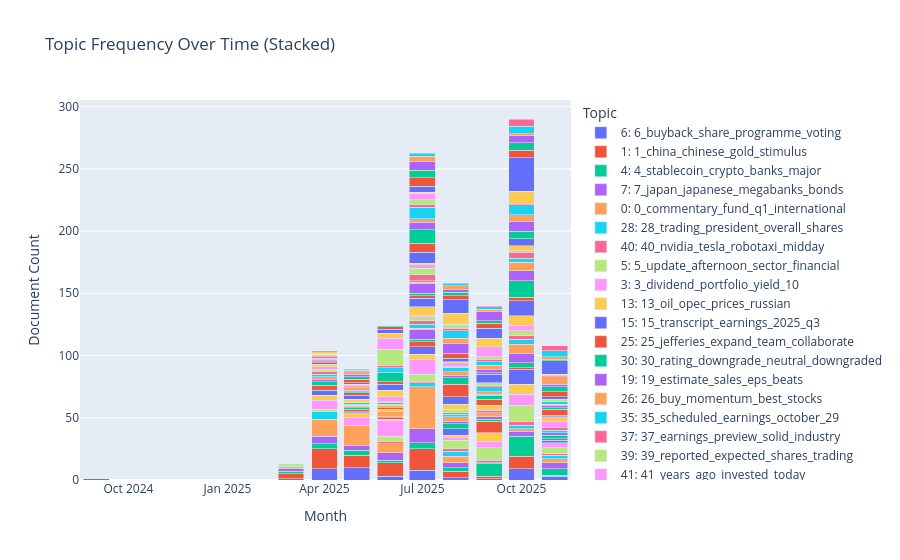

The notebook cell this image was saved under:
### Code cell
import plotly.express as px

topics_over_time = topic_model.topics_over_time(
    train_docs,
    train_timestamps,
    nr_bins=20
 )

tot = topics_over_time.copy()
tot = tot[tot['Topic'] != -1].copy()
tot['Timestamp'] = pd.to_datetime(tot['Timestamp']).dt.to_period('M').dt.to_timestamp()

topic_labels = topic_model.get_topic_info()[['Topic', 'Name']].copy()
topic_labels = topic_labels[topic_labels['Topic'] != -1]
tot = tot.merge(topic_labels, on='Topic', how='left')
tot['TopicLabel'] = tot['Topic'].astype(str) + ': ' + tot['Name'].fillna('')

stacked = (
    tot.groupby(['Timestamp', 'TopicLabel'], as_index=False)['Frequency']
       .sum()
       .sort_values(['Timestamp', 'Frequency'], ascending=[True, False])
)

fig = px.bar(
    stacked,
    x='Timestamp',
    y='Frequency',
    color='TopicLabel',
    title='Topic Frequency Over Time (Stacked)',
    labels={'Timestamp': 'Month', 'Frequency': 'Document Count', 'TopicLabel': 'Topic'}
)
fig.update_layout(
    barmode='stack',
    xaxis_title='Month',
    yaxis_title='Document Count',
    legend_title='Topic',
    hovermode='x unified'
 )
fig.show()

### Figure 1 — Plotly figure (JSON) as saved in the notebook; plotly's stock layout.template omitted (floating-point values rounded to 4 significant figures)
{"data": [{"hovertemplate": "Topic=6: 6_buyback_share_programme_voting<br>Month=%{x}<br>Document Count=%{y}<extra></extra>", "legendgroup": "6: 6_buyback_share_programme_voting", "marker": {"color": "#636efa", "pattern": {"shape": ""}}, "name": "6: 6_buyback_share_programme_voting", "orientation": "v", "showlegend": true, "textposition": "auto", "type": "bar", "x": ["2024-09-01T00:00:00", "2025-03-01T00:00:00", "2025-04-01T00:00:00", "2025-05-01T00:00:00", "2025-06-01T00:00:00", "2025-07-01T00:00:00", "2025-08-01T00:00:00", "2025-09-01T00:00:00", "2025-10-01T00:00:00", "2025-11-01T00:00:00"], "xaxis": "x", "y": [1, 1, 9, 10, 3, 8, 2, 1, 9, 3], "yaxis": "y"}, {"hovertemplate": "Topic=1: 1_china_chinese_gold_stimulus<br>Month=%{x}<br>Document Count=%{y}<extra></extra>", "legendgroup": "1: 1_china_chinese_gold_stimulus", "marker": {"color": "#EF553B", "pattern": {"shape": ""}}, "name": "1: 1_china_chinese_gold_stimulus", "orientation": "v", "showlegend": true, "textposition": "auto", "type": "bar", "x": ["2025-03-01T00:00:00", "2025-04-01T00:00:00", "2025-05-01T00:00:00", "2025-06-01T00:00:00", "2025-07-01T00:00:00", "2025-08-01T00:00:00", "2025-09-01T00:00:00", "2025-10-01T00:00:00", "2025-11-01T00:00:00"], "xaxis": "x", "y": [4, 16, 10, 11, 17, 5, 2, 10, 1], "yaxis": "y"}, {"hovertemplate": "Topic=4: 4_stablecoin_crypto_banks_major<br>Month=%{x}<br>Document Count=%{y}<extra></extra>", "legendgroup": "4: 4_stablecoin_crypto_banks_major", "marker": {"color": "#00cc96", "pattern": {"shape": ""}}, "name": "4: 4_stablecoin_crypto_banks_major", "orientation": "v", "showlegend": true, "textposition": "auto", "type": "bar", "x": ["2025-03-01T00:00:00", "2025-04-01T00:00:00", "2025-05-01T00:00:00", "2025-06-01T00:00:00", "2025-07-01T00:00:00", "2025-08-01T00:00:00", "2025-09-01T00:00:00", "2025-10-01T00:00:00", "2025-11-01T00:00:00"], "xaxis": "x", "y": [2, 4, 4, 2, 5, 3, 10, 16, 5], "yaxis": "y"}, {"hovertemplate": "Topic=7: 7_japan_japanese_megabanks_bonds<br>Month=%{x}<br>Document Count=%{y}<extra></extra>", "legendgroup": "7: 7_japan_japanese_megabanks_bonds", "marker": {"color": "#ab63fa", "pattern": {"shape": ""}}, "name": "7: 7_japan_japanese_megabanks_bonds", "orientation": "v", "showlegend": true, "textposition": "auto", "type": "bar", "x": ["2025-03-01T00:00:00", "2025-04-01T00:00:00", "2025-05-01T00:00:00", "2025-06-01T00:00:00", "2025-07-01T00:00:00", "2025-08-01T00:00:00", "2025-10-01T00:00:00", "2025-11-01T00:00:00"], "xaxis": "x", "y": [2, 6, 4, 6, 11, 4, 4, 5], "yaxis": "y"}, {"hovertemplate": "Topic=0: 0_commentary_fund_q1_international<br>Month=%{x}<br>Document Count=%{y}<extra></extra>", "legendgroup": "0: 0_commentary_fund_q1_international", "marker": {"color": "#FFA15A", "pattern": {"shape": ""}}, "name": "0: 0_commentary_fund_q1_international", "orientation": "v", "showlegend": true, "textposition": "auto", "type": "bar", "x": ["2025-03-01T00:00:00", "2025-04-01T00:00:00", "2025-05-01T00:00:00", "2025-06-01T00:00:00", "2025-07-01T00:00:00", "2025-08-01T00:00:00", "2025-10-01T00:00:00", "2025-11-01T00:00:00"], "xaxis": "x", "y": [1, 14, 16, 7, 34, 5, 2, 3], "yaxis": "y"}, {"hovertemplate": "Topic=28: 28_trading_president_overall_shares<br>Month=%{x}<br>Document Count=%{y}<extra></extra>", "legendgroup": "28: 28_trading_president_overall_shares", "marker": {"color": "#19d3f3", "pattern": {"shape": ""}}, "name": "28: 28_trading_president_overall_shares", "orientation": "v", "showlegend": true, "textposition": "auto", "type": "bar", "x": ["2025-03-01T00:00:00", "2025-04-01T00:00:00", "2025-07-01T00:00:00", "2025-08-01T00:00:00", "2025-09-01T00:00:00", "2025-10-01T00:00:00", "2025-11-01T00:00:00"], "xaxis": "x", "y": [1, 6, 3, 4, 1, 3, 3], "yaxis": "y"}, {"hovertemplate": "Topic=40: 40_nvidia_tesla_robotaxi_midday<br>Month=%{x}<br>Document Count=%{y}<extra></extra>", "legendgroup": "40: 40_nvidia_tesla_robotaxi_midday", "marker": {"color": "#FF6692", "pattern": {"shape": ""}}, "name": "40: 40_nvidia_tesla_robotaxi_midday", "orientation": "v", "showlegend": true, "textposition": "auto", "type": "bar", "x": ["2025-03-01T00:00:00", "2025-06-01T00:00:00", "2025-07-01T00:00:00", "2025-08-01T00:00:00", "2025-09-01T00:00:00", "2025-10-01T00:00:00", "2025-11-01T00:00:00"], "xaxis": "x", "y": [1, 2, 1, 2, 2, 3, 1], "yaxis": "y"}, {"hovertemplate": "Topic=5: 5_update_afternoon_sector_financial<br>Month=%{x}<br>Document Count=%{y}<extra></extra>", "legendgroup": "5: 5_update_afternoon_sector_financial", "marker": {"color": "#B6E880", "pattern": {"shape": ""}}, "name": "5: 5_update_afternoon_sector_financial", "orientation": "v", "showlegend": true, "textposition": "auto", "type": "bar", "x": ["2025-03-01T00:00:00", "2025-04-01T00:00:00", "2025-06-01T00:00:00", "2025-07-01T00:00:00", "2025-08-01T00:00:00", "2025-09-01T00:00:00", "2025-10-01T00:00:00", "2025-11-01T00:00:00"], "xaxis": "x", "y": [1, 2, 4, 6, 7, 10, 13, 5], "yaxis": "y"}, {"hovertemplate": "Topic=3: 3_dividend_portfolio_yield_10<br>Month=%{x}<br>Document Count=%{y}<extra></extra>", "legendgroup": "3: 3_dividend_portfolio_yield_10", "marker": {"color": "#FF97FF", "pattern": {"shape": ""}}, "name": "3: 3_dividend_portfolio_yield_10", "orientation": "v", "showlegend": true, "textposition": "auto", "type": "bar", "x": ["2025-04-01T00:00:00", "2025-05-01T00:00:00", "2025-06-01T00:00:00", "2025-07-01T00:00:00", "2025-08-01T00:00:00", "2025-09-01T00:00:00", "2025-10-01T00:00:00", "2025-11-01T00:00:00"], "xaxis": "x", "y": [7, 6, 13, 12, 2, 5, 9, 4], "yaxis": "y"}, {"hovertemplate": "Topic=13: 13_oil_opec_prices_russian<br>Month=%{x}<br>Document Count=%{y}<extra></extra>", "legendgroup": "13: 13_oil_opec_prices_russian", "marker": {"color": "#FECB52", "pattern": {"shape": ""}}, "name": "13: 13_oil_opec_prices_russian", "orientation": "v", "showlegend": true, "textposition": "auto", "type": "bar", "x": ["2025-04-01T00:00:00", "2025-05-01T00:00:00", "2025-06-01T00:00:00", "2025-07-01T00:00:00", "2025-08-01T00:00:00", "2025-09-01T00:00:00", "2025-10-01T00:00:00"], "xaxis": "x", "y": [4, 4, 1, 4, 2, 7, 8], "yaxis": "y"}, {"hovertemplate": "Topic=15: 15_transcript_earnings_2025_q3<br>Month=%{x}<br>Document Count=%{y}<extra></extra>", "legendgroup": "15: 15_transcript_earnings_2025_q3", "marker": {"color": "#636efa", "pattern": {"shape": ""}}, "name": "15: 15_transcript_earnings_2025_q3", "orientation": "v", "showlegend": true, "textposition": "auto", "type": "bar", "x": ["2025-04-01T00:00:00", "2025-05-01T00:00:00", "2025-07-01T00:00:00", "2025-08-01T00:00:00", "2025-10-01T00:00:00", "2025-11-01T00:00:00"], "xaxis": "x", "y": [4, 1, 6, 5, 12, 2], "yaxis": "y"}, {"hovertemplate": "Topic=25: 25_jefferies_expand_team_collaborate<br>Month=%{x}<br>Document Count=%{y}<extra></extra>", "legendgroup": "25: 25_jefferies_expand_team_collaborate", "marker": {"color": "#EF553B", "pattern": {"shape": ""}}, "name": "25: 25_jefferies_expand_team_collaborate", "orientation": "v", "showlegend": true, "textposition": "auto", "type": "bar", "x": ["2025-04-01T00:00:00", "2025-05-01T00:00:00", "2025-06-01T00:00:00", "2025-07-01T00:00:00", "2025-09-01T00:00:00", "2025-10-01T00:00:00", "2025-11-01T00:00:00"], "xaxis": "x", "y": [4, 2, 1, 4, 9, 1, 1], "yaxis": "y"}, {"hovertemplate": "Topic=30: 30_rating_downgrade_neutral_downgraded<br>Month=%{x}<br>Document Count=%{y}<extra></extra>", "legendgroup": "30: 30_rating_downgrade_neutral_downgraded", "marker": {"color": "#00cc96", "pattern": {"shape": ""}}, "name": "30: 30_rating_downgrade_neutral_downgraded", "orientation": "v", "showlegend": true, "textposition": "auto", "type": "bar", "x": ["2025-04-01T00:00:00", "2025-05-01T00:00:00", "2025-06-01T00:00:00", "2025-07-01T00:00:00", "2025-08-01T00:00:00", "2025-09-01T00:00:00", "2025-10-01T00:00:00", "2025-11-01T00:00:00"], "xaxis": "x", "y": [3, 1, 1, 2, 4, 2, 4, 3], "yaxis": "y"}, {"hovertemplate": "Topic=19: 19_estimate_sales_eps_beats<br>Month=%{x}<br>Document Count=%{y}<extra></extra>", "legendgroup": "19: 19_estimate_sales_eps_beats", "marker": {"color": "#ab63fa", "pattern": {"shape": ""}}, "name": "19: 19_estimate_sales_eps_beats", "orientation": "v", "showlegend": true, "textposition": "auto", "type": "bar", "x": ["2025-04-01T00:00:00", "2025-05-01T00:00:00", "2025-07-01T00:00:00", "2025-08-01T00:00:00", "2025-09-01T00:00:00", "2025-10-01T00:00:00", "2025-11-01T00:00:00"], "xaxis": "x", "y": [2, 1, 8, 2, 2, 8, 2], "yaxis": "y"}, {"hovertemplate": "Topic=26: 26_buy_momentum_best_stocks<br>Month=%{x}<br>Document Count=%{y}<extra></extra>", "legendgroup": "26: 26_buy_momentum_best_stocks", "marker": {"color": "#FFA15A", "pattern": {"shape": ""}}, "name": "26: 26_buy_momentum_best_stocks", "orientation": "v", "showlegend": true, "textposition": "auto", "type": "bar", "x": ["2025-04-01T00:00:00", "2025-05-01T00:00:00", "2025-06-01T00:00:00", "2025-07-01T00:00:00", "2025-08-01T00:00:00", "2025-09-01T00:00:00", "2025-10-01T00:00:00"], "xaxis": "x", "y": [2, 1, 4, 1, 4, 3, 7], "yaxis": "y"}, {"hovertemplate": "Topic=35: 35_scheduled_earnings_october_29<br>Month=%{x}<br>Document Count=%{y}<extra></extra>", "legendgroup": "35: 35_scheduled_earnings_october_29", "marker": {"color": "#19d3f3", "pattern": {"shape": ""}}, "name": "35: 35_scheduled_earnings_october_29", "orientation": "v", "showlegend": true, "textposition": "auto", "type": "bar", "x": ["2025-04-01T00:00:00", "2025-05-01T00:00:00", "2025-07-01T00:00:00", "2025-08-01T00:00:00", "2025-10-01T00:00:00", "2025-11-01T00:00:00"], "xaxis": "x", "y": [2, 1, 3, 2, 4, 2], "yaxis": "y"}, {"hovertemplate": "Topic=37: 37_earnings_preview_solid_industry<br>Month=%{x}<br>Document Count=%{y}<extra></extra>", "legendgroup": "37: 37_earnings_preview_solid_industry", "marker": {"color": "#FF6692", "pattern": {"shape": ""}}, "name": "37: 37_earnings_preview_solid_industry", "orientation": "v", "showlegend": true, "textposition": "auto", "type": "bar", "x": ["2025-04-01T00:00:00", "2025-05-01T00:00:00", "2025-07-01T00:00:00", "2025-08-01T00:00:00", "2025-09-01T00:00:00", "2025-10-01T00:00:00", "2025-11-01T00:00:00"], "xaxis": "x", "y": [2, 1, 3, 1, 2, 3, 2], "yaxis": "y"}, {"hovertemplate": "Topic=39: 39_reported_expected_shares_trading<br>Month=%{x}<br>Document Count=%{y}<extra></extra>", "legendgroup": "39: 39_reported_expected_shares_trading", "marker": {"color": "#B6E880", "pattern": {"shape": ""}}, "name": "39: 39_reported_expected_shares_trading", "orientation": "v", "showlegend": true, "textposition": "auto", "type": "bar", "x": ["2025-04-01T00:00:00", "2025-05-01T00:00:00", "2025-07-01T00:00:00", "2025-08-01T00:00:00", "2025-10-01T00:00:00"], "xaxis": "x", "y": [2, 1, 3, 3, 4], "yaxis": "y"}, {"hovertemplate": "Topic=41: 41_years_ago_invested_today<br>Month=%{x}<br>Document Count=%{y}<extra></extra>", "legendgroup": "41: 41_years_ago_invested_today", "marker": {"color": "#FF97FF", "pattern": {"shape": ""}}, "name": "41: 41_years_ago_invested_today", "orientation": "v", "showlegend": true, "textposition": "auto", "type": "bar", "x": ["2025-04-01T00:00:00", "2025-07-01T00:00:00", "2025-10-01T00:00:00", "2025-11-01T00:00:00"], "xaxis": "x", "y": [2, 1, 4, 5], "yaxis": "y"}, {"hovertemplate": "Topic=9: 9_appoints_director_hires_senior<br>Month=%{x}<br>Document Count=%{y}<extra></extra>", "legendgroup": "9: 9_appoints_director_hires_senior", "marker": {"color": "#FECB52", "pattern": {"shape": ""}}, "name": "9: 9_appoints_director_hires_senior", "orientation": "v", "showlegend": true, "textposition": "auto", "type": "bar", "x": ["2025-04-01T00:00:00", "2025-05-01T00:00:00", "2025-06-01T00:00:00", "2025-07-01T00:00:00", "2025-08-01T00:00:00", "2025-09-01T00:00:00", "2025-10-01T00:00:00", "2025-11-01T00:00:00"], "xaxis": "x", "y": [2, 2, 2, 7, 4, 4, 8, 4], "yaxis": "y"}, {"hovertemplate": "Topic=14: 14_earnings_revenues_q3_rise<br>Month=%{x}<br>Document Count=%{y}<extra></extra>", "legendgroup": "14: 14_earnings_revenues_q3_rise", "marker": {"color": "#636efa", "pattern": {"shape": ""}}, "name": "14: 14_earnings_revenues_q3_rise", "orientation": "v", "showlegend": true, "textposition": "auto", "type": "bar", "x": ["2025-04-01T00:00:00", "2025-05-01T00:00:00", "2025-07-01T00:00:00", "2025-08-01T00:00:00", "2025-10-01T00:00:00", "2025-11-01T00:00:00"], "xaxis": "x", "y": [1, 3, 7, 6, 12, 1], "yaxis": "y"}, {"hovertemplate": "Topic=16: 16_conference_presents_annual_financials<br>Month=%{x}<br>Document Count=%{y}<extra></extra>", "legendgroup": "16: 16_conference_presents_annual_financials", "marker": {"color": "#EF553B", "pattern": {"shape": ""}}, "name": "16: 16_conference_presents_annual_financials", "orientation": "v", "showlegend": true, "textposition": "auto", "type": "bar", "x": ["2025-04-01T00:00:00", "2025-05-01T00:00:00", "2025-06-01T00:00:00", "2025-07-01T00:00:00", "2025-08-01T00:00:00", "2025-09-01T00:00:00", "2025-10-01T00:00:00", "2025-11-01T00:00:00"], "xaxis": "x", "y": [1, 2, 1, 2, 10, 5, 3, 5], "yaxis": "y"}, {"hovertemplate": "Topic=18: 18_loan_bloomberg_tied_billion<br>Month=%{x}<br>Document Count=%{y}<extra></extra>", "legendgroup": "18: 18_loan_bloomberg_tied_billion", "marker": {"color": "#00cc96", "pattern": {"shape": ""}}, "name": "18: 18_loan_bloomberg_tied_billion", "orientation": "v", "showlegend": true, "textposition": "auto", "type": "bar", "x": ["2025-04-01T00:00:00", "2025-05-01T00:00:00", "2025-07-01T00:00:00", "2025-08-01T00:00:00", "2025-09-01T00:00:00", "2025-10-01T00:00:00", "2025-11-01T00:00:00"], "xaxis": "x", "y": [1, 1, 2, 5, 3, 13, 1], "yaxis": "y"}, {"hovertemplate": "Topic=21: 21_presentation_results_earnings_q2<br>Month=%{x}<br>Document Count=%{y}<extra></extra>", "legendgroup": "21: 21_presentation_results_earnings_q2", "marker": {"color": "#ab63fa", "pattern": {"shape": ""}}, "name": "21: 21_presentation_results_earnings_q2", "orientation": "v", "showlegend": true, "textposition": "auto", "type": "bar", "x": ["2025-04-01T00:00:00", "2025-05-01T00:00:00", "2025-07-01T00:00:00", "2025-08-01T00:00:00", "2025-09-01T00:00:00", "2025-10-01T00:00:00", "2025-11-01T00:00:00"], "xaxis": "x", "y": [1, 1, 8, 2, 1, 8, 2], "yaxis": "y"}, {"hovertemplate": "Topic=32: 32_tender_offers_notes_announces<br>Month=%{x}<br>Document Count=%{y}<extra></extra>", "legendgroup": "32: 32_tender_offers_notes_announces", "marker": {"color": "#FFA15A", "pattern": {"shape": ""}}, "name": "32: 32_tender_offers_notes_announces", "orientation": "v", "showlegend": true, "textposition": "auto", "type": "bar", "x": ["2025-04-01T00:00:00", "2025-05-01T00:00:00", "2025-06-01T00:00:00", "2025-07-01T00:00:00", "2025-08-01T00:00:00", "2025-09-01T00:00:00", "2025-10-01T00:00:00", "2025-11-01T00:00:00"], "xaxis": "x", "y": [1, 2, 2, 1, 3, 2, 7, 1], "yaxis": "y"}, {"hovertemplate": "Topic=34: 34_target_price_maintains_raises<br>Month=%{x}<br>Document Count=%{y}<extra></extra>", "legendgroup": "34: 34_target_price_maintains_raises", "marker": {"color": "#19d3f3", "pattern": {"shape": ""}}, "name": "34: 34_target_price_maintains_raises", "orientation": "v", "showlegend": true, "textposition": "auto", "type": "bar", "x": ["2025-04-01T00:00:00", "2025-05-01T00:00:00", "2025-06-01T00:00:00", "2025-07-01T00:00:00", "2025-08-01T00:00:00", "2025-09-01T00:00:00", "2025-10-01T00:00:00", "2025-11-01T00:00:00"], "xaxis": "x", "y": [1, 1, 1, 1, 3, 4, 3, 2], "yaxis": "y"}, {"hovertemplate": "Topic=36: 36_profit_posts_guidance_profitability<br>Month=%{x}<br>Document Count=%{y}<extra></extra>", "legendgroup": "36: 36_profit_posts_guidance_profitability", "marker": {"color": "#FF6692", "pattern": {"shape": ""}}, "name": "36: 36_profit_posts_guidance_profitability", "orientation": "v", "showlegend": true, "textposition": "auto", "type": "bar", "x": ["2025-04-01T00:00:00", "2025-05-01T00:00:00", "2025-06-01T00:00:00", "2025-07-01T00:00:00", "2025-09-01T00:00:00", "2025-10-01T00:00:00"], "xaxis": "x", "y": [1, 1, 1, 5, 1, 5], "yaxis": "y"}, {"hovertemplate": "Topic=38: 38_watch_stocks_unpopular_astrazeneca<br>Month=%{x}<br>Document Count=%{y}<extra></extra>", "legendgroup": "38: 38_watch_stocks_unpopular_astrazeneca", "marker": {"color": "#B6E880", "pattern": {"shape": ""}}, "name": "38: 38_watch_stocks_unpopular_astrazeneca", "orientation": "v", "showlegend": true, "textposition": "auto", "type": "bar", "x": ["2025-04-01T00:00:00", "2025-06-01T00:00:00", "2025-07-01T00:00:00", "2025-08-01T00:00:00", "2025-09-01T00:00:00", "2025-10-01T00:00:00", "2025-11-01T00:00:00"], "xaxis": "x", "y": [1, 1, 5, 1, 2, 1, 2], "yaxis": "y"}, {"hovertemplate": "Topic=42: 42_trending_tickers_novo_nordisk<br>Month=%{x}<br>Document Count=%{y}<extra></extra>", "legendgroup": "42: 42_trending_tickers_novo_nordisk", "marker": {"color": "#FF97FF", "pattern": {"shape": ""}}, "name": "42: 42_trending_tickers_novo_nordisk", "orientation": "v", "showlegend": true, "textposition": "auto", "type": "bar", "x": ["2025-04-01T00:00:00", "2025-05-01T00:00:00", "2025-06-01T00:00:00", "2025-07-01T00:00:00", "2025-08-01T00:00:00"], "xaxis": "x", "y": [1, 1, 4, 3, 3], "yaxis": "y"}, {"hovertemplate": "Topic=43: 43_ftse_iran_100_live<br>Month=%{x}<br>Document Count=%{y}<extra></extra>", "legendgroup": "43: 43_ftse_iran_100_live", "marker": {"color": "#FECB52", "pattern": {"shape": ""}}, "name": "43: 43_ftse_iran_100_live", "orientation": "v", "showlegend": true, "textposition": "auto", "type": "bar", "x": ["2025-04-01T00:00:00", "2025-06-01T00:00:00", "2025-07-01T00:00:00", "2025-08-01T00:00:00", "2025-10-01T00:00:00"], "xaxis": "x", "y": [1, 5, 1, 1, 4], "yaxis": "y"}, {"hovertemplate": "Topic=8: 8_ai_technology_driven_innovation<br>Month=%{x}<br>Document Count=%{y}<extra></extra>", "legendgroup": "8: 8_ai_technology_driven_innovation", "marker": {"color": "#636efa", "pattern": {"shape": ""}}, "name": "8: 8_ai_technology_driven_innovation", "orientation": "v", "showlegend": true, "textposition": "auto", "type": "bar", "x": ["2025-04-01T00:00:00", "2025-05-01T00:00:00", "2025-06-01T00:00:00", "2025-07-01T00:00:00", "2025-08-01T00:00:00", "2025-09-01T00:00:00", "2025-10-01T00:00:00", "2025-11-01T00:00:00"], "xaxis": "x", "y": [1, 1, 5, 9, 3, 7, 6, 2], "yaxis": "y"}, {"hovertemplate": "Topic=29: 29_mortgage_lenders_rates_england<br>Month=%{x}<br>Document Count=%{y}<extra></extra>", "legendgroup": "29: 29_mortgage_lenders_rates_england", "marker": {"color": "#EF553B", "pattern": {"shape": ""}}, "name": "29: 29_mortgage_lenders_rates_england", "orientation": "v", "showlegend": true, "textposition": "auto", "type": "bar", "x": ["2025-05-01T00:00:00", "2025-06-01T00:00:00", "2025-07-01T00:00:00", "2025-08-01T00:00:00", "2025-11-01T00:00:00"], "xaxis": "x", "y": [3, 2, 7, 4, 4], "yaxis": "y"}, {"hovertemplate": "Topic=11: 11_equities_receipts_american_traded<br>Month=%{x}<br>Document Count=%{y}<extra></extra>", "legendgroup": "11: 11_equities_receipts_american_traded", "marker": {"color": "#00cc96", "pattern": {"shape": ""}}, "name": "11: 11_equities_receipts_american_traded", "orientation": "v", "showlegend": true, "textposition": "auto", "type": "bar", "x": ["2025-05-01T00:00:00", "2025-06-01T00:00:00", "2025-07-01T00:00:00", "2025-09-01T00:00:00", "2025-10-01T00:00:00", "2025-11-01T00:00:00"], "xaxis": "x", "y": [2, 7, 11, 1, 6, 4], "yaxis": "y"}, {"hovertemplate": "Topic=17: 17_canada_canadian_survey_finds<br>Month=%{x}<br>Document Count=%{y}<extra></extra>", "legendgroup": "17: 17_canada_canadian_survey_finds", "marker": {"color": "#ab63fa", "pattern": {"shape": ""}}, "name": "17: 17_canada_canadian_survey_finds", "orientation": "v", "showlegend": true, "textposition": "auto", "type": "bar", "x": ["2025-05-01T00:00:00", "2025-07-01T00:00:00", "2025-08-01T00:00:00", "2025-09-01T00:00:00", "2025-10-01T00:00:00", "2025-11-01T00:00:00"], "xaxis": "x", "y": [2, 6, 8, 3, 8, 2], "yaxis": "y"}, {"hovertemplate": "Topic=20: 20_rally_room_does_signal<br>Month=%{x}<br>Document Count=%{y}<extra></extra>", "legendgroup": "20: 20_rally_room_does_signal", "marker": {"color": "#FFA15A", "pattern": {"shape": ""}}, "name": "20: 20_rally_room_does_signal", "orientation": "v", "showlegend": true, "textposition": "auto", "type": "bar", "x": ["2025-05-01T00:00:00", "2025-07-01T00:00:00", "2025-08-01T00:00:00", "2025-09-01T00:00:00", "2025-10-01T00:00:00", "2025-11-01T00:00:00"], "xaxis": "x", "y": [2, 3, 4, 3, 5, 6], "yaxis": "y"}, {"hovertemplate": "Topic=12: 12_fed_inflation_cut_yields<br>Month=%{x}<br>Document Count=%{y}<extra></extra>", "legendgroup": "12: 12_fed_inflation_cut_yields", "marker": {"color": "#19d3f3", "pattern": {"shape": ""}}, "name": "12: 12_fed_inflation_cut_yields", "orientation": "v", "showlegend": true, "textposition": "auto", "type": "bar", "x": ["2025-05-01T00:00:00", "2025-06-01T00:00:00", "2025-07-01T00:00:00", "2025-08-01T00:00:00", "2025-09-01T00:00:00", "2025-10-01T00:00:00"], "xaxis": "x", "y": [1, 4, 9, 6, 3, 8], "yaxis": "y"}, {"hovertemplate": "Topic=46: 46_nvcc_series_cumulative_preferred<br>Month=%{x}<br>Document Count=%{y}<extra></extra>", "legendgroup": "46: 46_nvcc_series_cumulative_preferred", "marker": {"color": "#FF6692", "pattern": {"shape": ""}}, "name": "46: 46_nvcc_series_cumulative_preferred", "orientation": "v", "showlegend": true, "textposition": "auto", "type": "bar", "x": ["2025-05-01T00:00:00", "2025-06-01T00:00:00", "2025-07-01T00:00:00", "2025-08-01T00:00:00", "2025-09-01T00:00:00", "2025-10-01T00:00:00", "2025-11-01T00:00:00"], "xaxis": "x", "y": [1, 2, 2, 2, 2, 1, 1], "yaxis": "y"}, {"hovertemplate": "Topic=22: 22_tsb_sabadell_takeover_bbva<br>Month=%{x}<br>Document Count=%{y}<extra></extra>", "legendgroup": "22: 22_tsb_sabadell_takeover_bbva", "marker": {"color": "#B6E880", "pattern": {"shape": ""}}, "name": "22: 22_tsb_sabadell_takeover_bbva", "orientation": "v", "showlegend": true, "textposition": "auto", "type": "bar", "x": ["2025-06-01T00:00:00", "2025-07-01T00:00:00", "2025-08-01T00:00:00", "2025-09-01T00:00:00"], "xaxis": "x", "y": [13, 4, 3, 2], "yaxis": "y"}, {"hovertemplate": "Topic=23: 23_notice_stab_stabilization_primary<br>Month=%{x}<br>Document Count=%{y}<extra></extra>", "legendgroup": "23: 23_notice_stab_stabilization_primary", "marker": {"color": "#FF97FF", "pattern": {"shape": ""}}, "name": "23: 23_notice_stab_stabilization_primary", "orientation": "v", "showlegend": true, "textposition": "auto", "type": "bar", "x": ["2025-06-01T00:00:00", "2025-07-01T00:00:00", "2025-09-01T00:00:00"], "xaxis": "x", "y": [9, 5, 8], "yaxis": "y"}, {"hovertemplate": "Topic=10: 10_euro_comments_czech_koruna<br>Month=%{x}<br>Document Count=%{y}<extra></extra>", "legendgroup": "10: 10_euro_comments_czech_koruna", "marker": {"color": "#FECB52", "pattern": {"shape": ""}}, "name": "10: 10_euro_comments_czech_koruna", "orientation": "v", "showlegend": true, "textposition": "auto", "type": "bar", "x": ["2025-06-01T00:00:00", "2025-07-01T00:00:00", "2025-08-01T00:00:00", "2025-09-01T00:00:00", "2025-10-01T00:00:00", "2025-11-01T00:00:00"], "xaxis": "x", "y": [4, 1, 9, 7, 10, 1], "yaxis": "y"}, {"hovertemplate": "Topic=2: 2_valuation_recent_assessing_share<br>Month=%{x}<br>Document Count=%{y}<extra></extra>", "legendgroup": "2: 2_valuation_recent_assessing_share", "marker": {"color": "#636efa", "pattern": {"shape": ""}}, "name": "2: 2_valuation_recent_assessing_share", "orientation": "v", "showlegend": true, "textposition": "auto", "type": "bar", "x": ["2025-06-01T00:00:00", "2025-07-01T00:00:00", "2025-08-01T00:00:00", "2025-09-01T00:00:00", "2025-10-01T00:00:00", "2025-11-01T00:00:00"], "xaxis": "x", "y": [3, 5, 11, 8, 27, 11], "yaxis": "y"}, {"hovertemplate": "Topic=27: 27_suisse_zero_net_payouts<br>Month=%{x}<br>Document Count=%{y}<extra></extra>", "legendgroup": "27: 27_suisse_zero_net_payouts", "marker": {"color": "#EF553B", "pattern": {"shape": ""}}, "name": "27: 27_suisse_zero_net_payouts", "orientation": "v", "showlegend": true, "textposition": "auto", "type": "bar", "x": ["2025-06-01T00:00:00", "2025-07-01T00:00:00", "2025-08-01T00:00:00", "2025-09-01T00:00:00", "2025-10-01T00:00:00"], "xaxis": "x", "y": [2, 7, 3, 4, 6], "yaxis": "y"}, {"hovertemplate": "Topic=31: 31_value_better_vs_stock<br>Month=%{x}<br>Document Count=%{y}<extra></extra>", "legendgroup": "31: 31_value_better_vs_stock", "marker": {"color": "#00cc96", "pattern": {"shape": ""}}, "name": "31: 31_value_better_vs_stock", "orientation": "v", "showlegend": true, "textposition": "auto", "type": "bar", "x": ["2025-06-01T00:00:00", "2025-07-01T00:00:00", "2025-08-01T00:00:00", "2025-09-01T00:00:00", "2025-10-01T00:00:00", "2025-11-01T00:00:00"], "xaxis": "x", "y": [1, 6, 3, 2, 6, 1], "yaxis": "y"}, {"hovertemplate": "Topic=24: 24_ufg_mitsubishi_yen_says<br>Month=%{x}<br>Document Count=%{y}<extra></extra>", "legendgroup": "24: 24_ufg_mitsubishi_yen_says", "marker": {"color": "#ab63fa", "pattern": {"shape": ""}}, "name": "24: 24_ufg_mitsubishi_yen_says", "orientation": "v", "showlegend": true, "textposition": "auto", "type": "bar", "x": ["2025-07-01T00:00:00", "2025-08-01T00:00:00", "2025-09-01T00:00:00", "2025-10-01T00:00:00"], "xaxis": "x", "y": [7, 2, 7, 6], "yaxis": "y"}, {"hovertemplate": "Topic=44: 44_energy_financing_closes_projects<br>Month=%{x}<br>Document Count=%{y}<extra></extra>", "legendgroup": "44: 44_energy_financing_closes_projects", "marker": {"color": "#FFA15A", "pattern": {"shape": ""}}, "name": "44: 44_energy_financing_closes_projects", "orientation": "v", "showlegend": true, "textposition": "auto", "type": "bar", "x": ["2025-07-01T00:00:00", "2025-08-01T00:00:00", "2025-09-01T00:00:00", "2025-10-01T00:00:00", "2025-11-01T00:00:00"], "xaxis": "x", "y": [4, 3, 2, 1, 2], "yaxis": "y"}, {"hovertemplate": "Topic=33: 33_reiterates_receipt_recommendation_plc<br>Month=%{x}<br>Document Count=%{y}<extra></extra>", "legendgroup": "33: 33_reiterates_receipt_recommendation_plc", "marker": {"color": "#19d3f3", "pattern": {"shape": ""}}, "name": "33: 33_reiterates_receipt_recommendation_plc", "orientation": "v", "showlegend": true, "textposition": "auto", "type": "bar", "x": ["2025-07-01T00:00:00", "2025-08-01T00:00:00", "2025-09-01T00:00:00", "2025-10-01T00:00:00", "2025-11-01T00:00:00"], "xaxis": "x", "y": [2, 2, 2, 6, 5], "yaxis": "y"}, {"hovertemplate": "Topic=45: 45_narrative_analyst_upgrades_evolving<br>Month=%{x}<br>Document Count=%{y}<extra></extra>", "legendgroup": "45: 45_narrative_analyst_upgrades_evolving", "marker": {"color": "#FF6692", "pattern": {"shape": ""}}, "name": "45: 45_narrative_analyst_upgrades_evolving", "orientation": "v", "showlegend": true, "textposition": "auto", "type": "bar", "x": ["2025-07-01T00:00:00", "2025-09-01T00:00:00", "2025-10-01T00:00:00", "2025-11-01T00:00:00"], "xaxis": "x", "y": [1, 1, 6, 4], "yaxis": "y"}], "layout": {"barmode": "stack", "hovermode": "x unified", "legend": {"title": {"text": "Topic"}, "tracegroupgap": 0}, "title": {"text": "Topic Frequency Over Time (Stacked)"}, "xaxis": {"anchor": "y", "domain": [0, 1], "title": {"text": "Month"}}, "yaxis": {"anchor": "x", "domain": [0, 1], "title": {"text": "Document Count"}}}}
